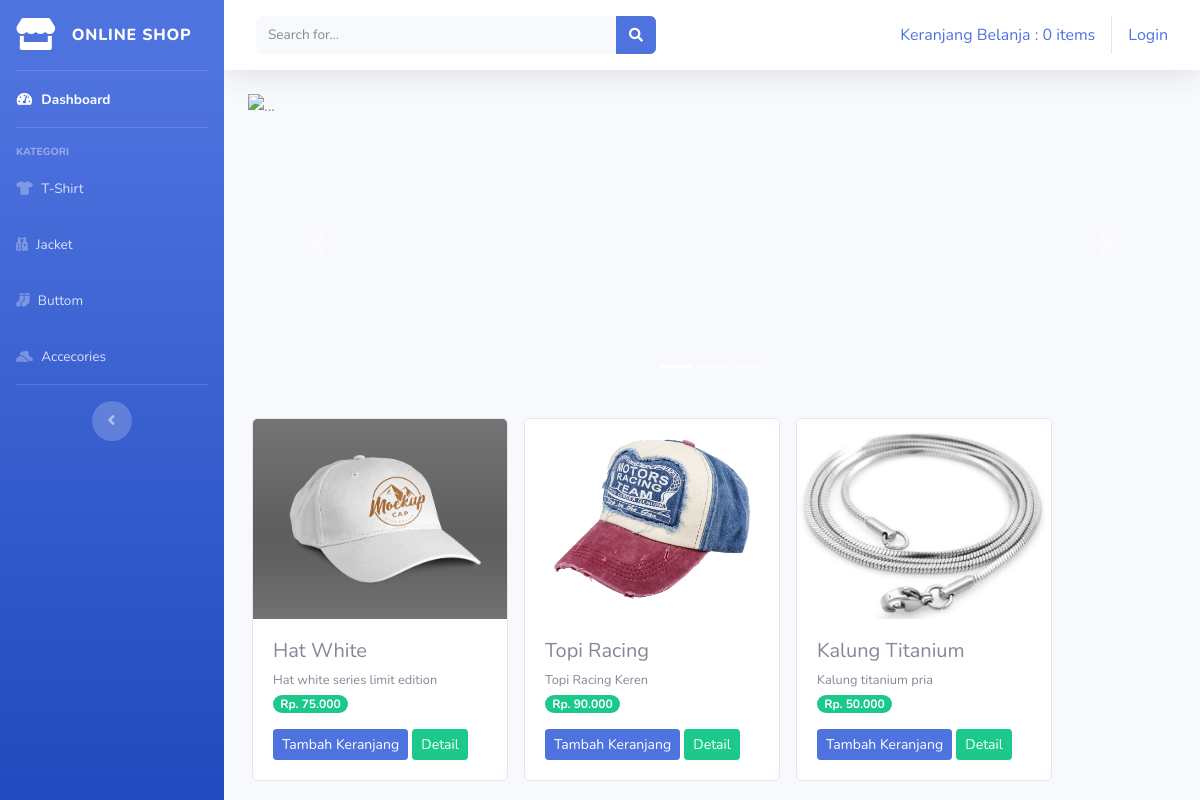
Screenshot of /index.php/kategori/accessories with the database file from the repository.
### tables this page shows
CREATE TABLE `tb_barang` (
  `id_brg` int(11) NOT NULL,
  `nama_brg` varchar(120) NOT NULL,
  `keterangan` varchar(225) NOT NULL,
  `kategori` varchar(60) NOT NULL,
  `harga` int(11) NOT NULL,
  `stok` int(4) NOT NULL,
  `gambar` text NOT NULL
);

### application/controllers/kategori.php (called while the page is built, shortened)
<?php
class Kategori extends CI_Controller
{
	public function accessories()
	{
		$data['accessories'] = $this->model_kategori->data_accessories()->result();
		$this->load->view('templates/header');
		$this->load->view('templates/sidebar');
		$this->load->view('accessories', $data);
		$this->load->view('templates/footer');
	}
}

### index.php (called while the page is built, shortened)
<?php
require_once BASEPATH.'core/CodeIgniter.php';

### application/models/model_kategori.php (called while the page is built, shortened)
<?php
class Model_kategori extends CI_Model
{
	public function data_accessories()
	{
		return $this->db->get_where("tb_barang", array('kategori' => 'accessories'));
	}
}

### application/views/accessories.php (the view, shortened to what this page needs)
<div class="container-fluid">
    <div id="carouselExampleIndicators" class="carousel slide" data-ride="carousel">
      <ol class="carousel-indicators">
        <li data-target="#carouselExampleIndicators" data-slide-to="0" class="active"></li>
        <li data-target="#carouselExampleIndicators" data-slide-to="1"></li>
        <li data-target="#carouselExampleIndicators" data-slide-to="2"></li>
      </ol>
      <div class="carousel-inner">
        <div class="carousel-item active">
          <img src="<?php echo base_url('assets/img/slider (1).jpg') ?>" class="d-block w-100 slider-img"  alt="...">
        </div>
      </div>
      <a class="carousel-control-prev" href="#carouselExampleIndicators" role="button" data-slide="prev">
        <span class="carousel-control-prev-icon" aria-hidden="true"></span>
      </a>
      <a class="carousel-control-next" href="#carouselExampleIndicators" role="button" data-slide="next">
        <span class="carousel-control-next-icon" aria-hidden="true"></span>
      </a>
    </div>
    <div class="row mt-4">
        <?php foreach ($accessories as $brg ) : ?>
            <div class="card ml-3 mb-3" style="width: 16rem;">
              <img src="<?php echo base_url().'/uploads/'.$brg->gambar ?>" class="card-img-top barang-img" alt="...">
              <div class="card-body">
                <h5 class="card-title mb-1"><?php echo $brg->nama_brg  ?></h5>
                <small><?php echo $brg->keterangan ?></small><br>
                <span class="badge badge-pill badge-success mb-3">Rp. <?php echo number_format($brg->harga, 0, ',', '.')  ?></span><br>
                <?php echo anchor('dashboard/tambah_ke_keranjang/' .$brg->id_brg, '<div class="btn btn-sm btn-primary"> Tambah Keranjang</div>') ?>
                <?php echo anchor('dashboard/detail/' .$brg->id_brg, '<div class="btn btn-sm btn-success">Detail</div>') ?>
              </div>
            </div>
        <?php endforeach; ?>
    </div>
</div>

### application/views/templates/header.php (shortened to what this page needs)
<!DOCTYPE html>
<html lang="en">
<head>
    <link href="<?php echo base_url() ?>assets/vendor/fontawesome-free/css/all.min.css" rel="stylesheet" type="text/css">
    <link href="<?php echo base_url() ?>assets/css/sb-admin-2.min.css" rel="stylesheet">
    <link href="<?php echo base_url() ?>assets/css/style.css" rel="stylesheet">
</head>

### application/views/templates/sidebar.php (shortened to what this page needs)
<body id="page-top">
    <div id="wrapper">
        <ul class="navbar-nav bg-gradient-primary sidebar sidebar-dark accordion" id="accordionSidebar">
            <a class="sidebar-brand d-flex align-items-center justify-content-center" href="index.html">
                <div class="sidebar-brand-icon ">
                    <i class="fas fa-store"></i>
                </div>
                <div class="sidebar-brand-text mx-3">Online Shop</div>
            </a>
            <hr class="sidebar-divider my-0">
            <li class="nav-item active">
                <a class="nav-link" href="<?php echo base_url('welcome/index') ?>">
                    <i class="fas fa-fw fa-tachometer-alt"></i>
                    <span>Dashboard</span></a>
            </li>
            <hr class="sidebar-divider">
            <div class="sidebar-heading">
                KATEGORI
            </div>
            <li class="nav-item">
                <a class="nav-link" href="<?php echo base_url('/kategori/tshirt') ?>">
                    <i class="fas fa-tshirt"></i>
                    <span>T-Shirt</span></a>
            </li>
            <li class="nav-item">
                <a class="nav-link" href="<?php echo base_url('/kategori/jacket') ?>">
                    <i class="fas fa-vest-patches"></i>
                    <span>Jacket</span></a>
            </li>
            <li class="nav-item">
                <a class="nav-link" href="<?php echo base_url('/kategori/bottom') ?>">
                    <i class="fas fa-socks"></i>
                    <span>Buttom</span></a>
            </li>
            <li class="nav-item">
                <a class="nav-link" href="<?php echo base_url('/kategori/accessories') ?>">
                    <i class="fas fa-hat-cowboy-side"></i>
                    <span>Accecories</span></a>
            </li>
            <hr class="sidebar-divider d-none d-md-block">
            <div class="text-center d-none d-md-inline">
                <button class="rounded-circle border-0" id="sidebarToggle"></button>
            </div>
        </ul>
        <div id="content-wrapper" class="d-flex flex-column">
            <div id="content">
                <nav class="navbar navbar-expand navbar-light bg-white topbar mb-4 static-top shadow">
                    <form
                        class="d-none d-sm-inline-block form-inline mr-auto ml-md-3 my-2 my-md-0 mw-100 navbar-search">
                        <div class="input-group">
                            <input type="text" class="form-control bg-light border-0 small" placeholder="Search for..."
                                aria-label="Search" aria-describedby="basic-addon2">
                            <div class="input-group-append">
                                <button class="btn btn-primary" type="button">
                                    <i class="fas fa-search fa-sm"></i>
                                </button>
                            </div>
                        </div>
                    </form>
                    <ul class="navbar-nav ml-auto">
                        <div class="navbar">
                            <ul class="nav navbar-nav navbar-right">
                                <li>
                                    <?php $keranjang = 'Keranjang Belanja : '.$this->cart->total_items().' items' ?>
                                    <?php echo anchor('dashboard/detail_keranjang/', $keranjang )  ?>
                                </li>
                            </ul>
                            <ul class="nav navbar-nav navbar-right">
                                <?php if($this->session->userdata('username')) { ?>
                                    <li><div>Selamat Datang <?php echo $this->session->userdata('username') ?></div></li>
                                    <li class="ml-2"><?php echo anchor('auth/logout' , 'Logout') ?></li>
                                <?php }else{ ?>
                                    <li><?php echo anchor('auth/login', 'Login'); ?></li>
                                <?php } ?>
                            </ul>
                        </div>
                    </ul>
                </nav>

### application/views/templates/footer.php (shortened to what this page needs)
</body>
</html>

### assets/css/style.css (style rules this page uses)
.slider-img { height: 300px; object-fit: cover; }
.barang-img { height: 200px; object-fit: cover; }

### rows the page displays
tb_barang: gambar (picture), nama_brg "Hat White", keterangan "Hat white series limit edition", harga "75.000", id_brg "Tambah Keranjang", id_brg "Detail"
tb_barang: gambar (picture), nama_brg "Topi Racing", keterangan "Topi Racing Keren", harga "90.000", id_brg "Tambah Keranjang", id_brg "Detail"
tb_barang: gambar (picture), nama_brg "Kalung Titanium", keterangan "Kalung titanium pria", harga "50.000", id_brg "Tambah Keranjang", id_brg "Detail"

### other values shown
anchor('dashboard/detail_keranjang/', $keranjang ) "Keranjang Belanja : 0 items"
anchor('auth/login', 'Login') "Login"
